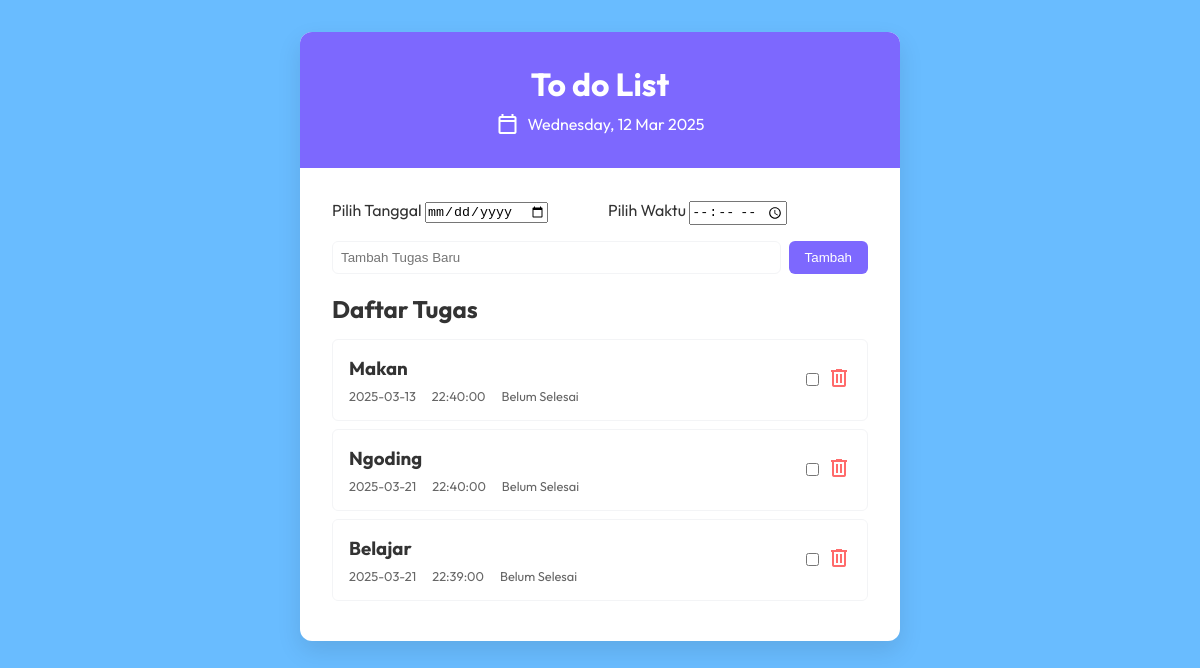
The page / on the database its author committed.
### tables this page shows
CREATE TABLE `tasks` (
  `taskid` int(11) NOT NULL,
  `tasklabel` varchar(50) NOT NULL,
  `taskstatus` enum('open','close') NOT NULL,
  `createdat` timestamp NOT NULL DEFAULT current_timestamp(),
  `task_time` time DEFAULT NULL,
  `task_date` date DEFAULT NULL,
  `task_progress` enum('Belum Selesai','Selesai') NOT NULL DEFAULT 'Belum Selesai'
);

### config/functions.php (called while the page is built, shortened)
<?php
require_once 'koneksi.php';
function handleTaskOperations($koneksi) {
    return getTasks($koneksi);
}
function getTasks($koneksi) {
    $query = "SELECT * FROM tasks ORDER BY taskid DESC";
    $result = mysqli_query($koneksi, $query);
    $tasks = [];
    while ($row = mysqli_fetch_assoc($result)) {
        $tasks[] = $row;
    }
    return [
        'success' => true,
        'tasks' => $tasks
    ];
}
$response = handleTaskOperations($koneksi);

### index.php (the view, shortened to what this page needs)
<?php
require_once 'config/koneksi.php';
require_once 'config/functions.php';
$tasksResponse = getTasks($koneksi);
$tasks = $tasksResponse['tasks'];
?>
<!DOCTYPE html>
<html lang="id">
<head>
    <link rel="stylesheet" href="assets/css/style.css?v=<?= time() ?>">
    <link href='https://unpkg.com/boxicons@2.1.4/css/boxicons.min.css' rel='stylesheet'>
</head>
<body>
    <div class="container">
        <header>
            <h1 class="title">To do List</h1>
            <nav class="date">
                <span class="material-symbols-outlined">calendar_today</span>
                <time datetime="<?= date('Y-m-d') ?>"><?= date("l, d M Y") ?></time>
            </nav>
        </header>
        <main>
            <section class="task-input-section">
                <form id="taskform" action="config/functions.php" method="post">
                    <div class="task-time-container">
                        <div class="task-date-input">
                            <label for="taskDate">Pilih Tanggal</label>
                            <input type="date" id="taskDate" name="taskDate" required>
                        </div>
                        <div class="task-time-input">
                            <label for="taskTime">Pilih Waktu</label>
                            <input type="time" id="taskTime" name="taskTime" required>
                        </div>
                    </div>
                    <div class="task-add-container">
                        <input type="text" name="task" id="taskinput" placeholder="Tambah Tugas Baru" required>
                        <button type="submit" name="add" value="1">Tambah</button>
                    </div>
                </form>
            </section>
            <section id="taskcontainer">
                <h2>Daftar Tugas</h2>
                <?php if (empty($tasks)): ?>
                    <p>Belum ada tugas. Ayo tambahkan tugas pertamamu!</p>
                <?php else: ?>
                    <?php foreach ($tasks as $task): ?>
                        <article class="task-item <?= $task['taskstatus'] == 'close' ? 'done' : '' ?>">
                            <div class="task-content">
                                <h3 class="task-label"><?= htmlspecialchars($task['tasklabel']) ?></h3>
                                <div class="task-metadata">
                                    <time datetime="<?= $task['task_date'] ?? '' ?>">
                                        <?= $task['task_date'] ?? 'Tanpa Tanggal' ?>
                                    </time>
                                    <span class="task-time">
                                        <?= $task['task_time'] ?? 'Tanpa Waktu' ?>
                                    </span>
                                    <span class="task-progress">
                                        <?= htmlspecialchars($task['task_progress']) ?>
                                    </span>
                                </div>
                            </div>
                            <div class="task-actions">
                                <a href="config/functions.php?done=<?= $task['taskid'] ?>&status=<?= $task['taskstatus'] ?>"
                                   class="task-status-toggle">
                                    <input
                                        type="checkbox"
                                        <?= $task['taskstatus'] == 'close' ? 'checked' : '' ?>
                                    >
                                </a>
                                <a href="config/functions.php?delete=<?= $task['taskid'] ?>"
                                   class="delete-task"
                                   onclick="return confirm('Apakah Anda yakin ingin menghapus tugas ini?');">
                                    <i class="material-symbols-outlined">delete</i>
                                </a>
                            </div>
                        </article>
                    <?php endforeach; ?>
                <?php endif; ?>
            </section>
        </main>
    </div>
</body>
</html>

### assets/css/style.css (style rules this page uses)
*, *::before, *::after { box-sizing: border-box; margin: 0; padding: 0; }
:root { --color-primary: #7d68fe; --color-secondary: #f3f4f6; --color-text: #333; --color-background: #69bcff; --color-white: #ffffff; --color-accent: #ff6b6b; --color-success: #4ade80; --font-primary: 'Outfit', sans-serif; --spacing-small: 0.5rem; --spacing-medium: 1rem; --spacing-large: 2rem; --transition-smooth: all 0.3s ease; }
body { font-family: var(--font-primary); background-color: var(--color-background); color: var(--color-text); min-height: 100vh; display: flex; justify-content: center; align-items: flex-start; padding: var(--spacing-large); }
.container { width: 100%; max-width: 600px; background-color: var(--color-white); border-radius: 12px; box-shadow: 0 10px 25px rgba(0, 0, 0, 0.1); overflow: hidden; }
header { background-color: var(--color-primary); color: var(--color-white); text-align: center; padding: var(--spacing-large); }
.title { font-size: 2rem; margin-bottom: var(--spacing-small); }
.date { display: flex; justify-content: center; align-items: center; gap: var(--spacing-small); }
main { padding: var(--spacing-large); }
.task-time-container { display: flex; gap: var(--spacing-medium); margin-bottom: var(--spacing-medium); }
.task-date-input, .task-time-input { flex: 1; }
.task-add-container { display: flex; gap: var(--spacing-small); }
.task-add-container input { flex-grow: 1; padding: var(--spacing-small); border: 1px solid var(--color-secondary); border-radius: 6px; }
.task-add-container button { background-color: var(--color-primary); color: var(--color-white); border: none; padding: var(--spacing-small) var(--spacing-medium); border-radius: 6px; cursor: pointer; transition: var(--transition-smooth); }
.task-item { display: flex; justify-content: space-between; align-items: center; padding: var(--spacing-medium); border: 1px solid var(--color-secondary); border-radius: 6px; margin-bottom: var(--spacing-small); transition: var(--transition-smooth); }
.task-content { flex-grow: 1; }
.task-label { font-weight: bold; margin-bottom: var(--spacing-small); }
.task-metadata { display: flex; gap: var(--spacing-medium); color: #666; font-size: 0.8rem; }
.task-actions { display: flex; align-items: center; gap: var(--spacing-small); }
.delete-task { background: none; border: none; color: var(--color-accent); cursor: pointer; transition: var(--transition-smooth); }
.task-item { animation: fadeIn 0.5s ease; }
#taskcontainer { margin-top: 20px; }
#taskcontainer h2 { margin-bottom: 15px; }

### rows shown on the page
tasks: tasklabel "Makan", task_date "2025-03-13", task_time "22:40:00", task_progress "Belum Selesai"
tasks: tasklabel "Ngoding", task_date "2025-03-21", task_time "22:40:00", task_progress "Belum Selesai"
tasks: tasklabel "Belajar", task_date "2025-03-21", task_time "22:39:00", task_progress "Belum Selesai"
